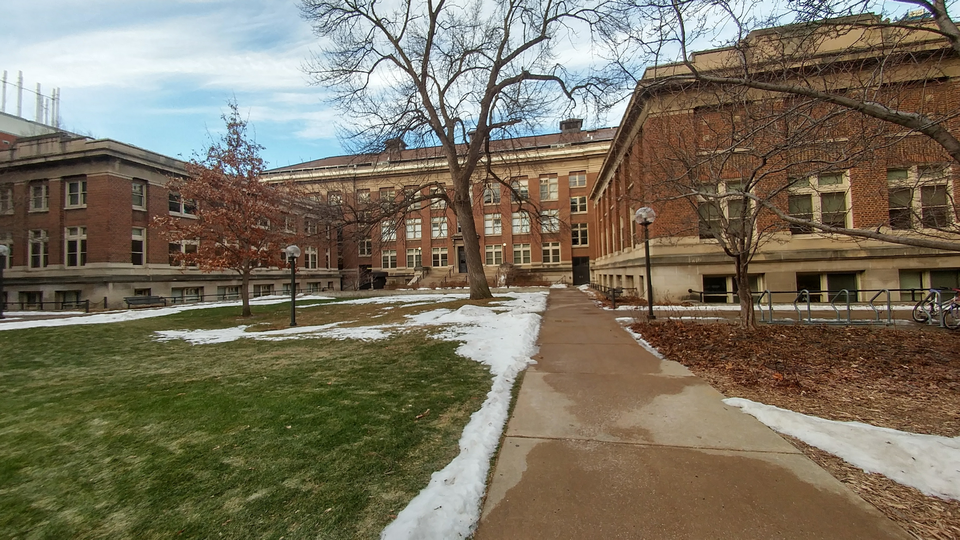
#> input picture left.bmp, 960 x 540 px
$ python hw1.py
#> lines starting #> are read from the running program, lines starting #| are printed output that depends on the picture
import cv2
import numpy as np
import matplotlib.pyplot as plt
from mpl_toolkits.mplot3d import Axes3D


def compute_F(pts1, pts2):
    # TO DO
    n = pts1.shape[0]
    A = np.zeros((n, 9))

    for i in range(n):
        x1, y1 = pts1[i]
        x2, y2 = pts2[i]
        A[i] = [x1*x2, y1*x2, x2, x1*y2, y1*y2, y2, x1, y1, 1]

    u, s, vh = np.linalg.svd(A)
    v = vh.T
    F = v[:, -1].reshape(3,3)

    U, S, V = np.linalg.svd(F)
    S[-1] = 0
    F = U @ np.diag(S) @ V

    # print('rank of f :', np.linalg.matrix_rank(F))
    # print("F matrix is: ", F)
    # print(np.linalg.det(F))
    return F


def triangulation(P1, P2, pts1, pts2):
    # TO DO

    n = pts1.shape[0]
    pts3D = np.zeros((n, 3))

    for i in range(n):
        # Building matrix A for ith correspondence
        A = np.zeros((4, 4))
        A[0, :] = pts1[i, 0] * P1[2, :] - P1[0, :]
        A[1, :] = pts1[i, 1] * P1[2, :] - P1[1, :]
        A[2, :] = pts2[i, 0] * P2[2, :] - P2[0, :]
        A[3, :] = pts2[i, 1] * P2[2, :] - P2[1, :]

        # Solving Ax=0 using SVD to find the 3d point
        U, S, V = np.linalg.svd(A)
        pts3D[i] = V[-1, :3] / V[-1, 3]

    return pts3D


def disambiguate_pose(Rs, Cs, pts3Ds):
    # TO DO

    best_n = 0

    for i in range(len(Rs)):
        Ri = Rs[i]
        Ci = Cs[i]
        pts3D_i = pts3Ds[i]

        for x in pts3D_i:
            in_front = ((Ri @ (x - Ci).T) > 0).sum()

        if in_front > best_n:
            best_n = in_front
            print("best_n is: ", best_n)
            pts3D = pts3D_i
            R = Ri
            C = Ci

    # print("R is", R)
    # print("C is", C)
    return R, C, pts3D


def compute_rectification(K, R, C):
    # TO DO

    # Rectification rotation matrix
    C = C.reshape(-1)
    Rx = C / np.linalg.norm(C)
    Rz_cap = np.array([0, 0, 1])
    Rz = Rz_cap - np.dot(Rz_cap, Rx) * Rx
    Rz = Rz / np.linalg.norm(Rz)
    Ry = np.cross(Rz, Rx)
    Rrect = np.asarray([Rx, Ry, Rz],  dtype=float)
    # print(Rrect)

    # Compute the rectification homographies
    H1 = K @ Rrect @ np.linalg.inv(K)
    H2 = K @ Rrect @ R.T @ np.linalg.inv(K)

    # print("Rrect is : ", Rrect)
    # print(H1)
    # print(H2)

    return H1, H2


def dense_match(img1, img2, descriptors1, descriptors2):
    # TO DO
    disparity = np.ones(img1.shape) ##initializing disparity
    h, w = img1.shape
    for i in range(h):
        for j in range( w):
            if img1[i, j] == 0:
                #ignoring background
                continue
            d1_d2_dists = []
            # 1st point's descriptor
            d1 = descriptors1[i, j]
            #moving along a row
            for k in range(0, j + 1):
                d2 = descriptors2[i, k]
                d1_d2_dists.append(np.linalg.norm(d1 - d2))
            disparity[i, j] = np.abs(np.argmin(d1_d2_dists) - j)

    return disparity


# PROVIDED functions
def compute_camera_pose(F, K):
    E = K.T @ F @ K
    R_1, R_2, t = cv2.decomposeEssentialMat(E)
    # 4 cases
    R1, t1 = R_1, t
    R2, t2 = R_1, -t
    R3, t3 = R_2, t
    R4, t4 = R_2, -t

    Rs = [R1, R2, R3, R4]
    ts = [t1, t2, t3, t4]
    Cs = []
    for i in range(4):
        Cs.append(-Rs[i].T @ ts[i])
    return Rs, Cs


def visualize_img_pair(img1, img2):
    img = np.hstack((img1, img2))
    if img1.ndim == 3:
        plt.imshow(cv2.cvtColor(img, cv2.COLOR_BGR2RGB))
    else:
        plt.imshow(img, cmap='gray')
    plt.axis('off')
    fig = plt.gcf()
    fig.set_size_inches(16, 9)
    plt.show()


def visualize_find_match(img1, img2, pts1, pts2):
    assert pts1.shape == pts2.shape, 'x1 and x2 should have same shape!'
    img_h = img1.shape[0]
    scale_factor1 = img_h/img1.shape[0]
    scale_factor2 = img_h/img2.shape[0]
    img1_resized = cv2.resize(img1, None, fx=scale_factor1, fy=scale_factor1)
    img2_resized = cv2.resize(img2, None, fx=scale_factor2, fy=scale_factor2)
    pts1 = pts1 * scale_factor1
    pts2 = pts2 * scale_factor2
    pts2[:, 0] += img1_resized.shape[1]
    img = np.hstack((img1_resized, img2_resized))
    plt.imshow(cv2.cvtColor(img, cv2.COLOR_BGR2RGB))
    for i in range(pts1.shape[0]):
        plt.plot([pts1[i, 0], pts2[i, 0]], [pts1[i, 1], pts2[i, 1]], 'b.-', linewidth=1, markersize=10)
    plt.axis('off')
    fig = plt.gcf()
    fig.set_size_inches(16, 9)
    fig.tight_layout()
    plt.show()


def visualize_epipolar_lines(F, pts1, pts2, img1, img2):
    assert pts1.shape == pts2.shape, 'x1 and x2 should have same shape!'
    ax1 = plt.subplot(121)
    ax2 = plt.subplot(122)
    ax1.imshow(cv2.cvtColor(img1, cv2.COLOR_BGR2RGB))
    ax2.imshow(cv2.cvtColor(img2, cv2.COLOR_BGR2RGB))

    for i in range(pts1.shape[0]):
        x1, y1 = int(pts1[i][0] + 0.5), int(pts1[i][1] + 0.5)
        ax1.scatter(x1, y1, s=20)
        p1, p2 = find_epipolar_line_end_points(img2, F, (x1, y1))
        ax2.plot([p1[0], p2[0]], [p1[1], p2[1]], linewidth=1)

    for i in range(pts2.shape[0]):
        x2, y2 = int(pts2[i][0] + 0.5), int(pts2[i][1] + 0.5)
        ax2.scatter(x2, y2, s=20)
        p1, p2 = find_epipolar_line_end_points(img1, F.T, (x2, y2))
        ax1.plot([p1[0], p2[0]], [p1[1], p2[1]], linewidth=1)

    ax1.axis('off')
    ax2.axis('off')
    fig = plt.gcf()
    fig.set_size_inches(16, 9)
    fig.tight_layout()
    plt.show()


def find_epipolar_line_end_points(img, F, p):
    img_width = img.shape[1]
    el = (F @ np.array([[p[0], p[1], 1]]).T).flatten()
    p1, p2 = (0, int(-el[2] / el[1])), (img.shape[1], int((-img_width * el[0] - el[2]) / el[1]))
    _, p1, p2 = cv2.clipLine((0, 0, img.shape[1], img.shape[0]), p1, p2)
    return p1, p2


def visualize_camera_poses(Rs, Cs):
    assert(len(Rs) == len(Cs) == 4)
    fig = plt.figure()
    R1, C1 = np.eye(3), np.zeros((3, 1))
    for i in range(4):
        R2, C2 = Rs[i], Cs[i]
        ax = fig.add_subplot(2, 2, i+1, projection='3d')
        draw_camera(ax, R1, C1)
        draw_camera(ax, R2, C2)
        set_axes_equal(ax)
        ax.set_xlabel('x axis')
        ax.set_ylabel('y axis')
        ax.set_zlabel('z axis')
        ax.view_init(azim=-85, elev=0)
        ax.title.set_text('Configuration {}'.format(i))
    fig.set_size_inches(8, 8)
    fig.tight_layout()
    plt.show()


def visualize_camera_poses_with_pts(Rs, Cs, pts3Ds):
    assert len(Rs) == len(Cs) == len(pts3Ds)
    fig = plt.figure()
    R1, C1 = np.eye(3), np.zeros((3, 1))
    for i in range(len(Rs)):
        R2, C2, pts3D = Rs[i], Cs[i], pts3Ds[i]
        ax = fig.add_subplot(2, 2, i+1, projection='3d')
        draw_camera(ax, R1, C1, 5)
        draw_camera(ax, R2, C2, 5)
        ax.plot(pts3D[:, 0], pts3D[:, 1], pts3D[:, 2], 'b.')
        set_axes_equal(ax)
        ax.set_xlabel('x axis')
        ax.set_ylabel('y axis')
        ax.set_zlabel('z axis')
        ax.view_init(azim=-85, elev=0)
        ax.title.set_text('Configuration {}'.format(i))
    fig.set_size_inches(8, 8)
    fig.tight_layout()
    plt.show()


def draw_camera(ax, R, C, scale=0.2):
    axis_end_points = C + scale * R.T  # (3, 3)
    vertices = C + scale * R.T @ np.array([[1, 1, 1], [-1, 1, 1], [-1, -1, 1], [1, -1, 1]]).T  # (3, 4)
    vertices_ = np.hstack((vertices, vertices[:, :1]))  # (3, 5)
    C = C.flatten()

    # draw coordinate system of camera
    ax.plot([C[0], axis_end_points[0, 0]], [C[1], axis_end_points[1, 0]], [C[2], axis_end_points[2, 0]], 'r-')
    ax.plot([C[0], axis_end_points[0, 1]], [C[1], axis_end_points[1, 1]], [C[2], axis_end_points[2, 1]], 'g-')
    ax.plot([C[0], axis_end_points[0, 2]], [C[1], axis_end_points[1, 2]], [C[2], axis_end_points[2, 2]], 'b-')

    # draw square window and lines connecting it to camera center
    ax.plot(vertices_[0, :], vertices_[1, :], vertices_[2, :], 'k-')
    ax.plot([C[0], vertices[0, 0]], [C[1], vertices[1, 0]], [C[2], vertices[2, 0]], 'k-')
    ax.plot([C[0], vertices[0, 1]], [C[1], vertices[1, 1]], [C[2], vertices[2, 1]], 'k-')
    ax.plot([C[0], vertices[0, 2]], [C[1], vertices[1, 2]], [C[2], vertices[2, 2]], 'k-')
    ax.plot([C[0], vertices[0, 3]], [C[1], vertices[1, 3]], [C[2], vertices[2, 3]], 'k-')


def set_axes_equal(ax):
    x_limits = ax.get_xlim3d()
    y_limits = ax.get_ylim3d()
    z_limits = ax.get_zlim3d()

    x_range, x_middle = abs(x_limits[1] - x_limits[0]), np.mean(x_limits)
    y_range, y_middle = abs(y_limits[1] - y_limits[0]), np.mean(y_limits)
    z_range, z_middle = abs(z_limits[1] - z_limits[0]), np.mean(z_limits)

    plot_radius = 0.5*max([x_range, y_range, z_range])

    ax.set_xlim3d([x_middle - plot_radius, x_middle + plot_radius])
    ax.set_ylim3d([y_middle - plot_radius, y_middle + plot_radius])
    ax.set_zlim3d([z_middle - plot_radius, z_middle + plot_radius])


def visualize_disparity_map(disparity):
    disparity[disparity > 150] = 150
    plt.imshow(disparity, cmap='jet')
    plt.axis('off')
    plt.show()


if __name__ == '__main__':
    # read in left and right images as RGB images
    img_left = cv2.imread('./left.bmp', 1)
#> img_left is the input picture: shape (540, 960, 3); mean B, G, R 94.8, 113, 120.7
    img_right = cv2.imread('./right.bmp', 1)
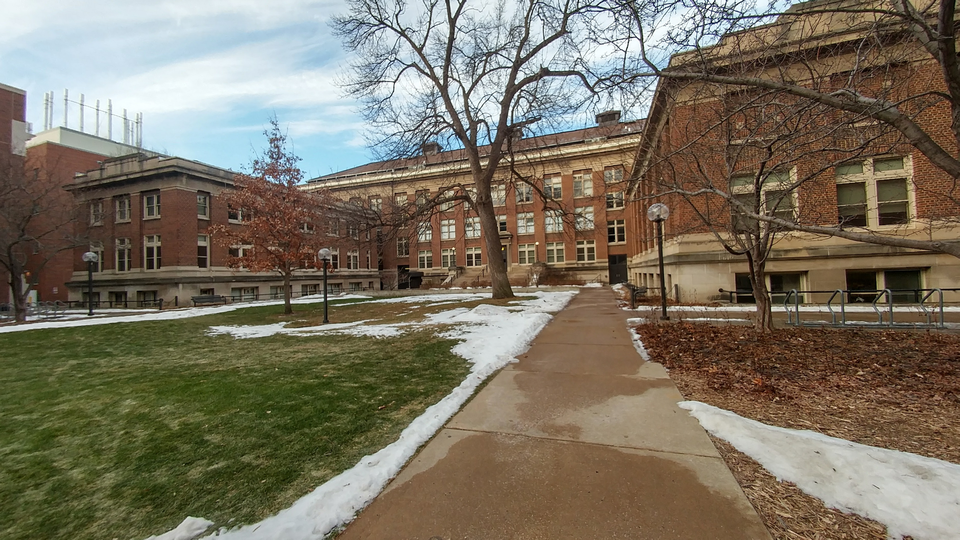
#> input picture right.bmp, 960 x 540 px
#> img_right is the input picture: shape (540, 960, 3); mean B, G, R 97.6, 114.2, 122.1
    visualize_img_pair(img_left, img_right)

    # Step 0: get correspondences between image pair
    data = np.load('./correspondence.npz')
#> (reads correspondence.npz from the repository)
    pts1, pts2 = data['pts1'], data['pts2']
    print("pts1 shape : ", pts1.shape)
    print("pts1 :")
    print(pts1[1:6])
    print("pts2 shape :", pts2.shape)
    print("pts2 :")
    print(pts2[1:6])
    visualize_find_match(img_left, img_right, pts1, pts2)
#> in visualize_find_match, `plt.show()`:
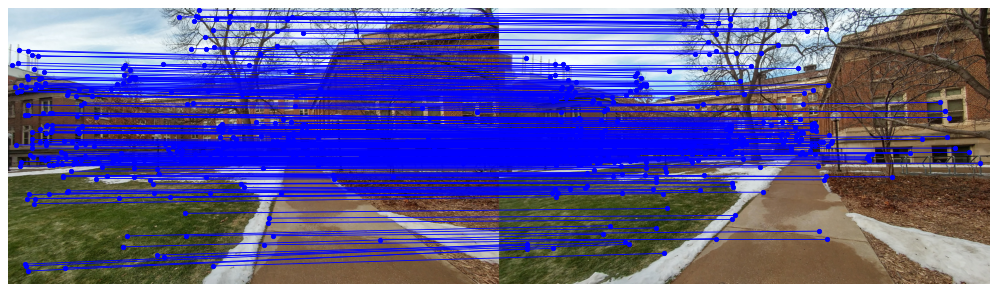
#> figure drawn by matplotlib, 1 panel

    # Step 1: compute fundamental matrix and recover four sets of camera poses
    F = compute_F(pts1, pts2)
    print("F matrix is:")
    print(F)
    visualize_epipolar_lines(F, pts1, pts2, img_left, img_right)
#> the loop in visualize_epipolar_lines, `for i in range(pts1.shape[0]):` made 316 passes
#> (p1, p2) on passes 1 to 3: ((0, 156), (832, 0)), ((0, 191), (959, 39)), ((0, 279), (959, 204))
#> the loop in visualize_epipolar_lines, `for i in range(pts2.shape[0]):` made 316 passes
#> (el in find_epipolar_line_end_points, p1, p2) on passes 1 to 3: ([0.00141, 0.0134, -1.48], (0, 110), (959, 9)), ([0.00123, 0.0134, -2.07], (0, 154), (959, 66)), ([0.000763, 0.0133, -3.56], (0, 268), (959, 213))

    K = np.array([[350, 0, 960/2], [0, 350, 540/2], [0, 0, 1]])
    Rs, Cs = compute_camera_pose(F, K)
    visualize_camera_poses(Rs, Cs)

    # Step 2: triangulation
    pts3Ds = []
    P1 = K @ np.hstack((np.eye(3), np.zeros((3, 1))))

    for i in range(len(Rs)):
        P2 = K @ np.hstack((Rs[i], -Rs[i] @ Cs[i]))
        pts3D = triangulation(P1, P2, pts1, pts2)
        pts3Ds.append(pts3D)
    visualize_camera_poses_with_pts(Rs, Cs, pts3Ds)
#> in visualize_camera_poses_with_pts, `plt.show()`:
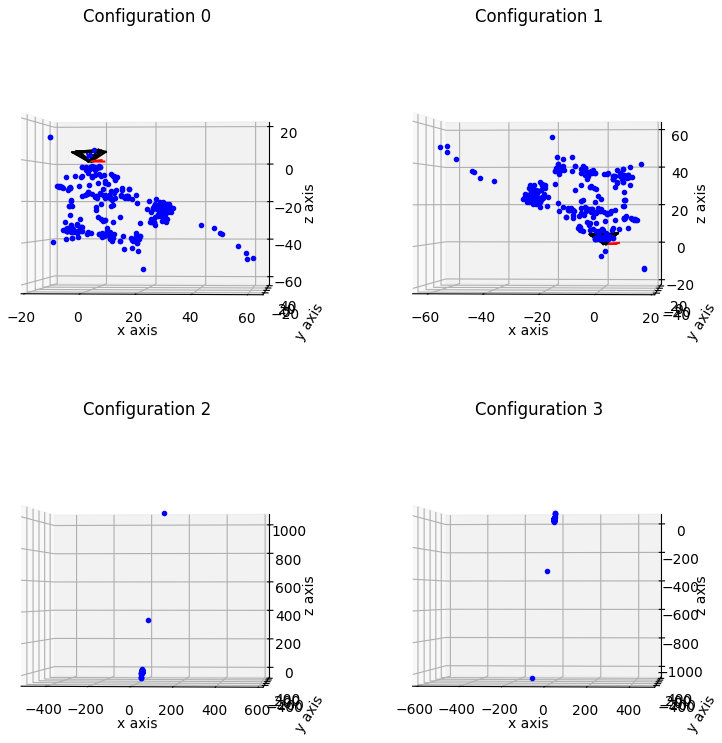
#> figure drawn by matplotlib, 4 panels

    # Step 3: disambiguate camera poses
    R, C, pts3D = disambiguate_pose(Rs, Cs, pts3Ds)
    print("Rotation matrices : ")
    print(R)
    print("Camera centers : ")
    print(C)
    print("3D reconstructed points : " )
    print(pts3D.shape)
    print(pts3D[1:6])
    # Step 4: rectification
    H1, H2 = compute_rectification(K, R, C)
    img_left_w = cv2.warpPerspective(img_left, H1, (img_left.shape[1], img_left.shape[0]))
    img_right_w = cv2.warpPerspective(img_right, H2, (img_right.shape[1], img_right.shape[0]))
    visualize_img_pair(img_left_w, img_right_w)
#> in visualize_img_pair (call 2), `img = np.hstack((img1, img2))`:
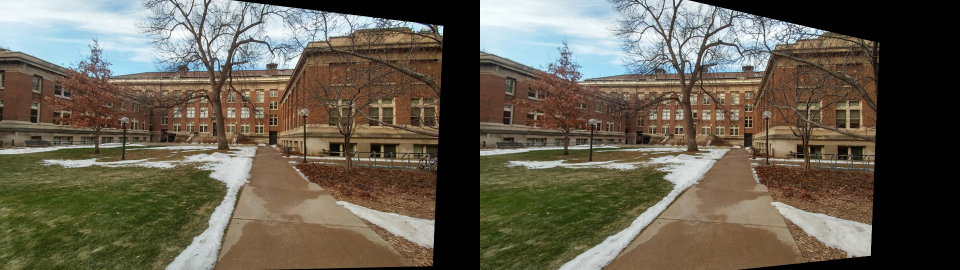
#> img: shape (540, 1920, 3) (shown at 1/2 size); mean B, G, R 81, 95.7, 102

    # Step 5: generate disparity map
    img_left_w = cv2.resize(img_left_w, (int(img_left_w.shape[1] / 2), int(img_left_w.shape[0] / 2)))  # resize image for speed
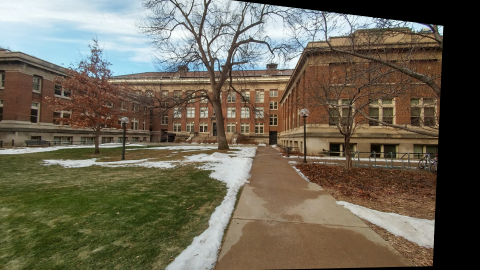
#> img_left_w: shape (270, 480, 3); mean B, G, R 84.4, 100.8, 107.5
    img_right_w = cv2.resize(img_right_w, (int(img_right_w.shape[1] / 2), int(img_right_w.shape[0] / 2)))
#> img_right_w: shape (270, 480, 3)
    img_left_w = cv2.cvtColor(img_left_w, cv2.COLOR_BGR2GRAY)  # convert to gray scale
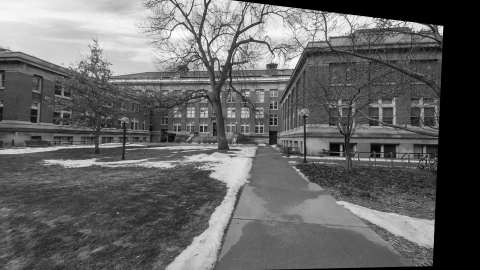
#> img_left_w: shape (270, 480); min 0, max 254, mean 100.9
    img_right_w = cv2.cvtColor(img_right_w, cv2.COLOR_BGR2GRAY)
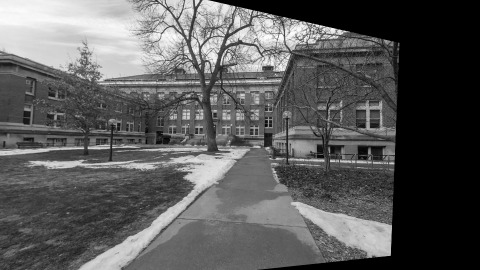
#> img_right_w: shape (270, 480); min 0, max 252, mean 91.1
#> (the run stopped early here; a loop or call above may not have finished)
